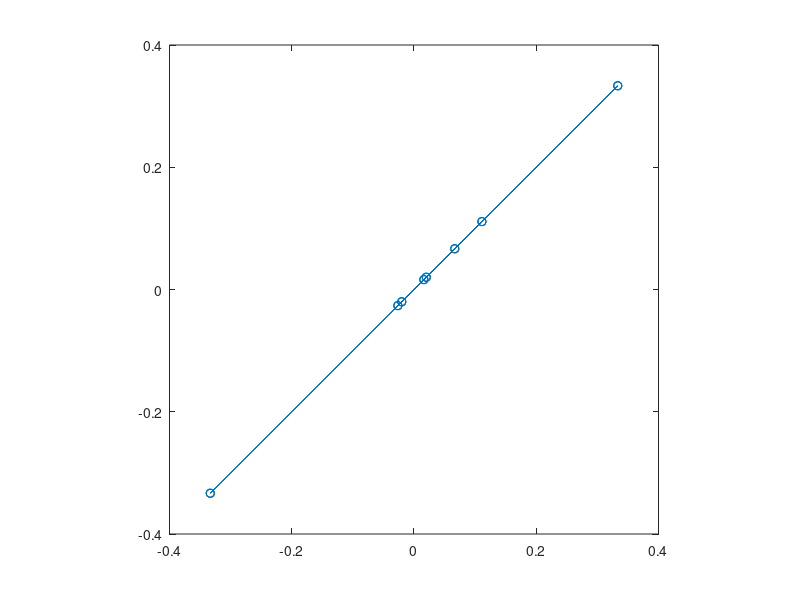

Recreate this plot in MATLAB.
s = 4;  % Distance from origin to screen
d = 8;  % Distance from screen to camera

E = [0, 5, s+d];
T = [0, 0, 0];
t_n = (T-E)/norm(T-E);

A = [d/(s+d) 0       s                      (-d/(s+d))+2;
     0       d/(s+d) s                      (-d/(s+d))+2;
     0       0       (d*(1-(s+d))/(-1+s+d)) (-d/(-1+s+d))+2;
     0       0       s                      (-d/(s+d))+2]'
 
A = [
    d/(s+d) 0 s (-2*d)/(s+d)+2;
    0 d/(s+d), s, (-2*d)/(s+d)+2;
    0 0 (d*(1-s+d))/(-1+s+d)+s+d (-2*d)/(-1+s+d)+2;
    0 0 s (-d)/(s+d)+2
]'


test = [2; 0; 0; 1];

disp(A*test)

vertices = [
    2, 2, 0, 1;
    2, -2, 0, 1;
    -2, -2, 0, 1;
    -2, 2, 0, 1;
    
    2, 2, 4, 1;
    2, -2, 4, 1;
    -2, -2, 4, 1;
    -2, 2, 4, 1;
];

edges = [
    1 2;
    2 3;
    3 4;
    4 1;
    
    5 6;
    6 7;
    7 8;
    8 5;
    
    5 1;
    6 2;
    7 3;
    8 4;
];

p = vertices(edges', :)';

p = A*p;

fig = figure('Name', 'Object');
plot(p(1,:)./p(3,:), p(1,:)./p(3,:), '-o');

axis square;